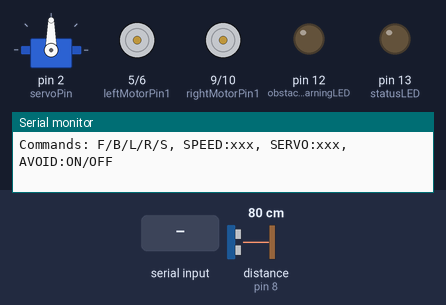
Bench run of a sketch on a simulated Arduino Uno, built with avr-gcc and run on an emulated ATmega328P. Shown: servo, motor-driver pin pairs drawn as motors (green arrow = first pin HIGH = forward, orange = second pin HIGH = backward, longer = more drive, scaled by the enable pin), output pins drawn as LEDs (lit = HIGH), the last lines printed to the serial monitor. Inputs (shaded band) come from the test bench; at power-on: distance to the obstacle (sensor on pin 8) 80 cm. The echo pulse lasts 58.3 µs per cm; pins used as bus, display or sensor lines are not drawn.

Above: at 4.4 s.
4.5 s: "SPEED:\n" received over Serial
At 5.0 s:
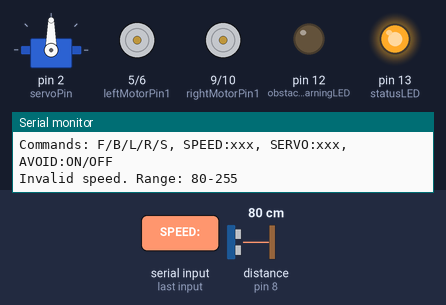
6.0 s: byte 70 ('F') received over Serial
At 6.5 s:
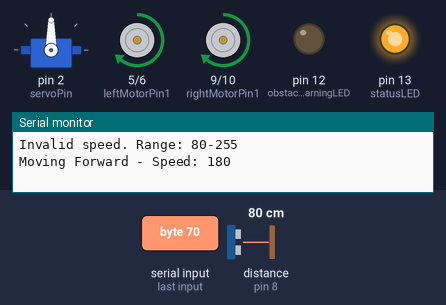
9.0 s: byte 66 ('B') received over Serial
At 9.7 s:
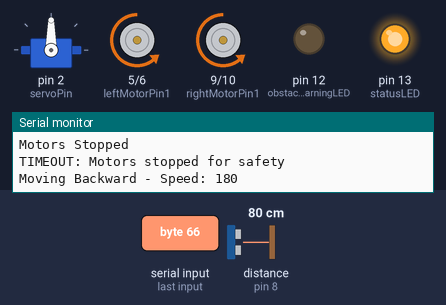
12.0 s: byte 76 ('L') received over Serial
At 13.2 s:
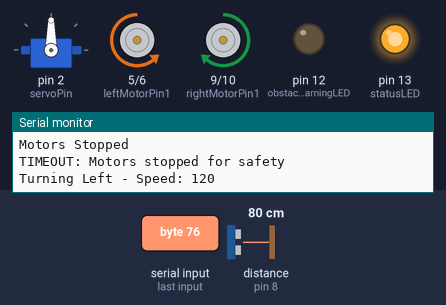
15.0 s: byte 82 ('R') received over Serial
At 15.6 s:
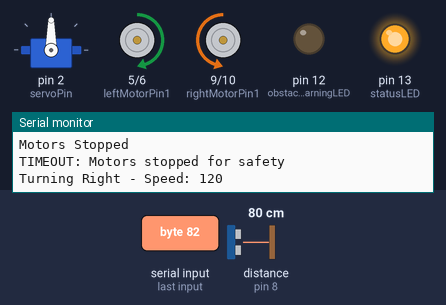
18.0 s: "SERVO:\n" received over Serial
At 19.2 s:
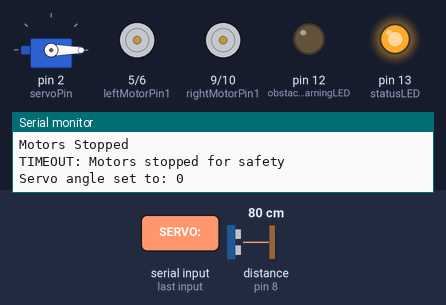
Timing chart, 0 to 20.5 s (numbered marks = the images above; inputs shaded):
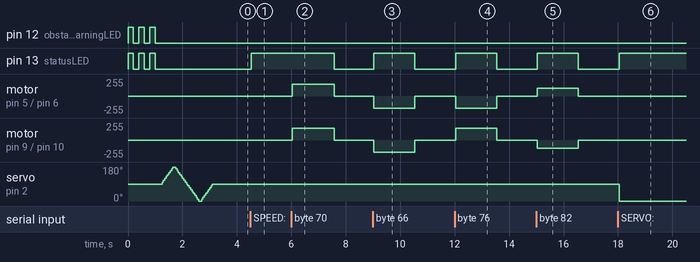

Measured:
- after the input at 4.5 s, pin 13 (statusLED): LOW → HIGH at once
- after the input at 6.0 s, pin 13 (statusLED): HIGH → LOW after 1.6 s; motor on pin 5 (leftMotorPin1) / pin 6 (leftMotorPin2), motor on pin 9 (rightMotorPin1) / pin 10 (rightMotorPin2): stopped → forward 180/255 at once, → stopped 1.5 s later
- after the input at 9.0 s, pin 13 (statusLED): LOW → HIGH at once, → LOW 1.5 s later; motor on pin 5 (leftMotorPin1) / pin 6 (leftMotorPin2), motor on pin 9 (rightMotorPin1) / pin 10 (rightMotorPin2): stopped → backward 180/255 at once, → stopped 1.5 s later
- after the input at 12.0 s, pin 13 (statusLED): LOW → HIGH at once, → LOW 1.5 s later; motor on pin 5 (leftMotorPin1) / pin 6 (leftMotorPin2): stopped → backward 180/255 at once, → stopped 1.5 s later; motor on pin 9 (rightMotorPin1) / pin 10 (rightMotorPin2): stopped → forward 180/255 at once, → stopped 1.5 s later
- after the input at 15.0 s, pin 13 (statusLED): LOW → HIGH at once, → LOW 1.5 s later; motor on pin 5 (leftMotorPin1) / pin 6 (leftMotorPin2): stopped → forward 120/255 at once, → stopped 1.5 s later; motor on pin 9 (rightMotorPin1) / pin 10 (rightMotorPin2): stopped → backward 120/255 at once, → stopped 1.5 s later
- after the input at 18.0 s, pin 13 (statusLED): LOW → HIGH at once; servo on pin 2 (servoPin): 90° → 0° at once

The sketch:

advanced_car_controller.ino
```cpp
/*
  Advanced PS4 Arduino Car Controller
  Enhanced version with speed control, sensor integration, and advanced features

  This version includes:
  - Variable speed control from Android app
  - Ultrasonic sensor for obstacle avoidance
  - Servo motor for camera/sensor pan
  - LED indicators
  - Enhanced safety features

  Hardware connections:
  - Motor Driver (L298N): pins 3, 5, 6, 9, 10, 11
  - Ultrasonic Sensor (HC-SR04): pins 7, 8
  - Servo Motor: pin 2
  - Status LEDs: pins 12, 13

  Commands from app:
  'F' - Forward, 'B' - Backward, 'L' - Left, 'R' - Right, 'S' - Stop
  'SPEED:xxx' - Set speed (0-255)
  'SERVO:xxx' - Set servo angle (0-180)
*/

#include <Servo.h>

// Motor control pins
const int leftMotorPin1 = 5;
const int leftMotorPin2 = 6;
const int rightMotorPin1 = 9;
const int rightMotorPin2 = 10;
const int leftMotorEnable = 3;
const int rightMotorEnable = 11;

// Ultrasonic sensor pins
const int trigPin = 7;
const int echoPin = 8;

// Servo motor
Servo cameraServo;
const int servoPin = 2;

// LED indicators
const int statusLED = 13;      // Built-in LED
const int obstacleWarningLED = 12; // External LED for obstacle warning

// Speed and control variables
int currentSpeed = 180;
int turnSpeed = 120;
int minSpeed = 80;
int maxSpeed = 255;

// Safety and sensor variables
const int obstacleThreshold = 20; // cm
bool obstacleAvoidanceEnabled = true;
unsigned long lastCommandTime = 0;
const unsigned long commandTimeout = 1500;

// Command processing
String inputString = "";
bool stringComplete = false;
char lastCommand = 'S';

void setup() {
  Serial.begin(9600);

  // Initialize motor pins
  pinMode(leftMotorPin1, OUTPUT);
  pinMode(leftMotorPin2, OUTPUT);
  pinMode(rightMotorPin1, OUTPUT);
  pinMode(rightMotorPin2, OUTPUT);
  pinMode(leftMotorEnable, OUTPUT);
  pinMode(rightMotorEnable, OUTPUT);

  // Initialize sensor pins
  pinMode(trigPin, OUTPUT);
  pinMode(echoPin, INPUT);

  // Initialize LED pins
  pinMode(statusLED, OUTPUT);
  pinMode(obstacleWarningLED, OUTPUT);

  // Initialize servo
  cameraServo.attach(servoPin);
  cameraServo.write(90); // Center position

  // Start with motors stopped
  stopMotors();

  // Startup sequence
  startupSequence();

  Serial.println("Advanced PS4 Arduino Car Controller Ready!");
  Serial.println("Features: Speed Control, Obstacle Avoidance, Servo Control");
  Serial.println("Commands: F/B/L/R/S, SPEED:xxx, SERVO:xxx, AVOID:ON/OFF");
}

void loop() {
  // Handle serial input
  handleSerialInput();

  // Process complete commands
  if (stringComplete) {
    processCommand(inputString);
    inputString = "";
    stringComplete = false;
  }

  // Safety timeout check
  if (millis() - lastCommandTime > commandTimeout && lastCommand != 'S') {
    stopMotors();
    lastCommand = 'S';
    digitalWrite(statusLED, LOW);
    Serial.println("TIMEOUT: Motors stopped for safety");
  }

  // Obstacle detection (only when moving forward)
  if (obstacleAvoidanceEnabled && lastCommand == 'F') {
    checkObstacles();
  }

  delay(50); // Small delay for stability
}

void handleSerialInput() {
  while (Serial.available()) {
    char inChar = (char)Serial.read();

    if (inChar == '\n' || inChar == '\r') {
      stringComplete = true;
    } else {
      inputString += inChar;
    }

    // Handle single character commands immediately
    if (inputString.length() == 1 &&
        (inChar == 'F' || inChar == 'B' || inChar == 'L' || inChar == 'R' || inChar == 'S')) {
      stringComplete = true;
    }
  }
}

void processCommand(String command) {
  lastCommandTime = millis();
  digitalWrite(statusLED, HIGH);

  // Handle single character commands
  if (command.length() == 1) {
    char cmd = command.charAt(0);
    processMovementCommand(cmd);
    return;
  }

  // Handle multi-character commands
  if (command.startsWith("SPEED:")) {
    handleSpeedCommand(command);
  } else if (command.startsWith("SERVO:")) {
    handleServoCommand(command);
  } else if (command.startsWith("AVOID:")) {
    handleAvoidanceCommand(command);
  } else {
    Serial.println("Unknown command: " + command);
  }
}

void processMovementCommand(char command) {
  lastCommand = command;

  switch(command) {
    case 'F':
    case 'f':
      if (!checkObstacleAhead()) {
        moveForward();
      } else {
        stopMotors();
        Serial.println("OBSTACLE DETECTED: Forward movement blocked");
      }
      break;

    case 'B':
    case 'b':
      moveBackward();
      break;

    case 'L':
    case 'l':
      turnLeft();
      break;

    case 'R':
    case 'r':
      turnRight();
      break;

    case 'S':
    case 's':
      stopMotors();
      digitalWrite(statusLED, LOW);
      break;

    default:
      stopMotors();
      Serial.println("Unknown movement command: " + String(command));
      break;
  }
}

void moveForward() {
  digitalWrite(leftMotorPin1, HIGH);
  digitalWrite(leftMotorPin2, LOW);
  analogWrite(leftMotorEnable, currentSpeed);

  digitalWrite(rightMotorPin1, HIGH);
  digitalWrite(rightMotorPin2, LOW);
  analogWrite(rightMotorEnable, currentSpeed);

  Serial.println("Moving Forward - Speed: " + String(currentSpeed));
}

void moveBackward() {
  digitalWrite(leftMotorPin1, LOW);
  digitalWrite(leftMotorPin2, HIGH);
  analogWrite(leftMotorEnable, currentSpeed);

  digitalWrite(rightMotorPin1, LOW);
  digitalWrite(rightMotorPin2, HIGH);
  analogWrite(rightMotorEnable, currentSpeed);

  Serial.println("Moving Backward - Speed: " + String(currentSpeed));
}

void turnLeft() {
  digitalWrite(leftMotorPin1, LOW);
  digitalWrite(leftMotorPin2, HIGH);
  analogWrite(leftMotorEnable, turnSpeed);

  digitalWrite(rightMotorPin1, HIGH);
  digitalWrite(rightMotorPin2, LOW);
  analogWrite(rightMotorEnable, turnSpeed);

  Serial.println("Turning Left - Speed: " + String(turnSpeed));
}

void turnRight() {
  digitalWrite(leftMotorPin1, HIGH);
  digitalWrite(leftMotorPin2, LOW);
  analogWrite(leftMotorEnable, turnSpeed);

  digitalWrite(rightMotorPin1, LOW);
  digitalWrite(rightMotorPin2, HIGH);
  analogWrite(rightMotorEnable, turnSpeed);

  Serial.println("Turning Right - Speed: " + String(turnSpeed));
}

void stopMotors() {
  digitalWrite(leftMotorPin1, LOW);
  digitalWrite(leftMotorPin2, LOW);
  analogWrite(leftMotorEnable, 0);

  digitalWrite(rightMotorPin1, LOW);
  digitalWrite(rightMotorPin2, LOW);
  analogWrite(rightMotorEnable, 0);

  digitalWrite(obstacleWarningLED, LOW);
  Serial.println("Motors Stopped");
}

bool checkObstacleAhead() {
  if (!obstacleAvoidanceEnabled) return false;

  long distance = getDistance();

  if (distance < obstacleThreshold && distance > 0) {
    digitalWrite(obstacleWarningLED, HIGH);
    return true;
  } else {
    digitalWrite(obstacleWarningLED, LOW);
    return false;
  }
}

void checkObstacles() {
  if (checkObstacleAhead()) {
    stopMotors();
    lastCommand = 'S';
    Serial.println("EMERGENCY STOP: Obstacle detected at " + String(getDistance()) + "cm");
  }
}

long getDistance() {
  digitalWrite(trigPin, LOW);
  delayMicroseconds(2);
  digitalWrite(trigPin, HIGH);
  delayMicroseconds(10);
  digitalWrite(trigPin, LOW);

  long duration = pulseIn(echoPin, HIGH, 30000); // 30ms timeout
  if (duration == 0) return 999; // No echo received

  long distance = duration * 0.034 / 2;
  return distance;
}

void handleSpeedCommand(String command) {
  int speed = command.substring(6).toInt();

  if (speed >= minSpeed && speed <= maxSpeed) {
    currentSpeed = speed;
    turnSpeed = speed * 0.7; // Turn speed is 70% of normal speed
    Serial.println("Speed set to: " + String(speed));
  } else {
    Serial.println("Invalid speed. Range: " + String(minSpeed) + "-" + String(maxSpeed));
  }
}

void handleServoCommand(String command) {
  int angle = command.substring(6).toInt();

  if (angle >= 0 && angle <= 180) {
    cameraServo.write(angle);
    Serial.println("Servo angle set to: " + String(angle));
  } else {
    Serial.println("Invalid servo angle. Range: 0-180");
  }
}

void handleAvoidanceCommand(String command) {
  String setting = command.substring(6);

  if (setting == "ON" || setting == "on") {
    obstacleAvoidanceEnabled = true;
    Serial.println("Obstacle avoidance: ENABLED");
  } else if (setting == "OFF" || setting == "off") {
    obstacleAvoidanceEnabled = false;
    digitalWrite(obstacleWarningLED, LOW);
    Serial.println("Obstacle avoidance: DISABLED");
  } else {
    Serial.println("Invalid avoidance setting. Use ON or OFF");
  }
}

void startupSequence() {
  // LED startup sequence
  for (int i = 0; i < 3; i++) {
    digitalWrite(statusLED, HIGH);
    digitalWrite(obstacleWarningLED, HIGH);
    delay(200);
    digitalWrite(statusLED, LOW);
    digitalWrite(obstacleWarningLED, LOW);
    delay(200);
  }

  // Servo sweep
  for (int angle = 90; angle <= 180; angle += 10) {
    cameraServo.write(angle);
    delay(50);
  }
  for (int angle = 180; angle >= 0; angle -= 10) {
    cameraServo.write(angle);
    delay(50);
  }
  for (int angle = 0; angle <= 90; angle += 10) {
    cameraServo.write(angle);
    delay(50);
  }

  Serial.println("Startup sequence complete");
}
```
